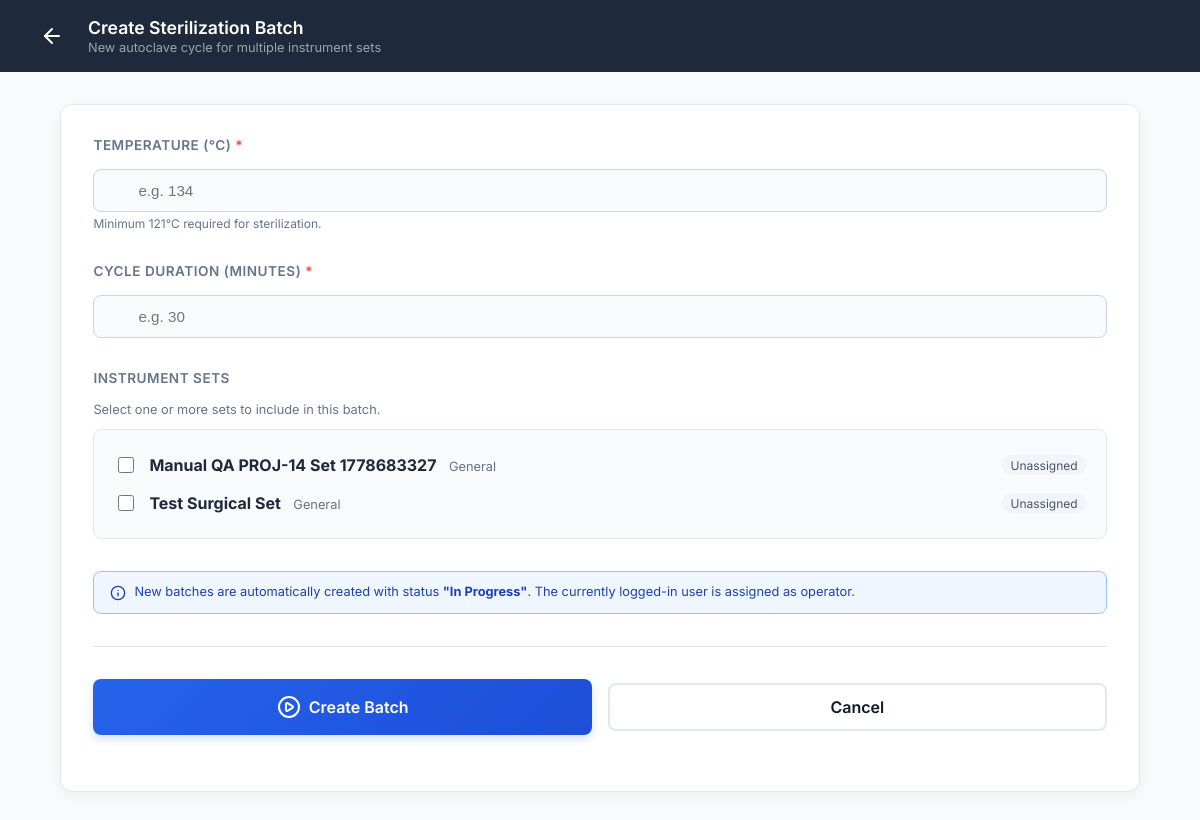
Page /dashboard/cssd/batches/create/ (signed in) on the committed database.
### CSSD_Management_System/models.py (models this page shows, shortened)
class InstrumentSet(models.Model):
    STATE_CHOICES = [
        ('Unassigned', 'Unassigned'),
        ('Requested', 'Requested'),
        ('Collected', 'Collected'),
        ('Cleaned', 'Cleaned'),
        ('Sterilized', 'Sterilized'),
        ('Packed', 'Packed'),
        ('Delivered', 'Delivered'),
    ]
    name = models.CharField(max_length=255, unique=True)
    type = models.CharField(max_length=100)
    quantity = models.IntegerField()
    state = models.CharField(max_length=50, choices=STATE_CHOICES, default='Unassigned')
    created_at = models.DateTimeField(auto_now_add=True)
    updated_at = models.DateTimeField(auto_now=True)

### CSSD_Management_System/views.py (the view)
# urls.py: path('dashboard/cssd/batches/create/', views.cssd_batch_create, name='cssd_batch_create'),
@login_required
@cssd_staff_required
def cssd_batch_create(request):
    if request.method == 'POST':
        form = SterilizationBatchForm(request.POST)
        if form.is_valid():
            batch = form.save(commit=False)
            batch.operator = request.user
            batch.save()
            form.save_m2m()
            messages.success(
                request,
                f'Batch #{batch.id} created with status "{batch.status}".'
            )
            return redirect('cssd_batch_detail', pk=batch.pk)
    else:
        form = SterilizationBatchForm()
    return render(request, 'cssd-batch-create.html', {'form': form})

### CSSD_Management_System/forms.py (shortened to what this page needs)
class SterilizationBatchForm(forms.ModelForm):
    instrument_sets = forms.ModelMultipleChoiceField(
        queryset=InstrumentSet.objects.all(),
        widget=forms.CheckboxSelectMultiple,
        required=False,
        label='Instrument Sets',
        help_text='Select one or more instrument sets to include in this batch.',
    )
    class Meta:
        model = SterilizationBatch
        fields = ['temperature', 'cycle_duration', 'instrument_sets']
        widgets = {
            'temperature': forms.NumberInput(attrs={
                'class': 'form-input', 'placeholder': 'e.g. 134',
                'step': '0.1', 'min': '0', 'id': 'id_temperature',
            }),
            'cycle_duration': forms.NumberInput(attrs={
                'class': 'form-input', 'placeholder': 'Duration in minutes',
                'step': '1', 'min': '1', 'id': 'id_cycle_duration',
            }),
        }
        labels = {
            'temperature': 'Temperature (°C)',
            'cycle_duration': 'Cycle Duration (minutes)',
        }

### CSSD_Management_System/templates/cssd-batch-create.html (shortened to what this page needs)
{% load static %}
<!DOCTYPE html>
<html lang="en">
<head>
  <link rel="stylesheet" href="{% static 'styles.css' %}">
  <link rel="stylesheet" href="{% static 'extended_styles.css' %}">
</head>
<body>
  <div class="dashboard-wrapper theme-blue">
    <nav class="dashboard-nav theme-dark-blue">
      <div class="nav-brand">
        <a href="{% url 'dashboard_router' %}" class="btn-back-icon"><i data-lucide="arrow-left"></i></a>
        <div class="nav-title">
          <h2>Create Sterilization Batch</h2>
          <p>New autoclave cycle for multiple instrument sets</p>
        </div>
      </div>
    </nav>
    <main class="dashboard-main form-main">
      <div class="container-center form-container">
        <form method="POST" id="batch-create-form">
          <div class="form-section">
            <label class="form-label" for="id_temperature">TEMPERATURE (°C) <span style="color:#ef4444;">*</span></label>
            <input type="number" name="temperature" id="id_temperature" class="form-input{% if form.temperature.errors %} input-error{% endif %}"
                   placeholder="e.g. 134" step="0.1" min="0" value="{{ form.temperature.value|default:'' }}" required>
            <p style="font-size:.75rem;color:#64748b;margin-top:.25rem;">Minimum 121°C required for sterilization.</p>
          </div>
          <div class="form-section">
            <label class="form-label" for="id_cycle_duration">CYCLE DURATION (minutes) <span style="color:#ef4444;">*</span></label>
            <input type="number" name="cycle_duration" id="id_cycle_duration" class="form-input{% if form.cycle_duration.errors %} input-error{% endif %}"
                   placeholder="e.g. 30" step="1" min="1" value="{{ form.cycle_duration.value|default:'' }}" required>
          </div>
          <div class="form-section">
            <label class="form-label">INSTRUMENT SETS</label>
            <p style="font-size:.8rem;color:#64748b;margin-bottom:.75rem;">Select one or more sets to include in this batch.</p>
            {% if form.instrument_sets.field.queryset %}
              <div style="border:1px solid #e2e8f0;border-radius:8px;padding:1rem;max-height:260px;overflow-y:auto;background:#f8fafc;">
                {% for iset in form.instrument_sets.field.queryset %}
                  <label style="display:flex;align-items:center;gap:.75rem;padding:.5rem .25rem;cursor:pointer;border-radius:6px;transition:background .15s;"
                         onmouseover="this.style.background='#eff6ff'" onmouseout="this.style.background=''">
                    <input type="checkbox" name="instrument_sets" value="{{ iset.pk }}"
                           id="iset_{{ iset.pk }}"
                           style="width:16px;height:16px;accent-color:#3b82f6;">
                    <span style="flex:1;">
                      <strong style="color:#1e293b;">{{ iset.name }}</strong>
                      <span style="color:#64748b;font-size:.8rem;margin-left:.5rem;">{{ iset.type }}</span>
                    </span>
                    <span style="font-size:.75rem;padding:.15rem .5rem;border-radius:12px;
                      {% if iset.state == 'Unassigned' %}background:#f1f5f9;color:#475569;{% else %}background:#eff6ff;color:#1d4ed8;{% endif %}">
                      {{ iset.state }}
                    </span>
                  </label>
                {% endfor %}
              </div>
            {% endif %}
          </div>
          <div style="background:#eff6ff;border:1px solid #93c5fd;border-radius:8px;padding:.75rem 1rem;font-size:.8rem;color:#1e40af;display:flex;gap:.5rem;align-items:flex-start;margin-bottom:1.5rem;">
            <i data-lucide="info" style="width:16px;height:16px;flex-shrink:0;margin-top:1px;"></i>
            <span>New batches are automatically created with status <strong>"In Progress"</strong>. The currently logged-in user is assigned as operator.</span>
          </div>
          <div class="form-actions">
            <button type="submit" class="btn-submit active" id="btn-create-batch">
              <i data-lucide="play-circle"></i> Create Batch
            </button>
            <a href="{% url 'cssd_batch_list' %}" class="btn-outline" style="text-decoration:none;">Cancel</a>
          </div>
        </form>
      </div>
    </main>
  </div>
</body>
</html>

### CSSD_Management_System/static/styles.css (style rules this page uses)
:root { --color-primary: #2563eb; --color-primary-hover: #1d4ed8; --color-secondary: #0ea5e9; --color-teal: #0d9488; --color-teal-hover: #0f766e; --color-indigo: #4f46e5; --color-success: #10b981; --color-warning-border: #fcd34d; --color-warning-bg: #fffbeb; --color-warning-text: #b45309; --color-text-dark: #0f172a; --color-text-muted: #64748b; --color-text-light: #f8fafc; --bg-gradient-page: linear-gradient(135deg, #f0fdf4 0%, #f1f5f9 50%, #eff6ff 100%); --bg-gradient-header: linear-gradient(90deg, #1e293b 0%, #0f172a 100%); --bg-card: #ffffff; }
html { margin: 0; padding: 0; min-height: 100%; background: var(--bg-gradient-header); }
*, *::before, *::after { box-sizing: border-box; }
body { margin: 0; padding: 0; font-family: 'Inter', -apple-system, BlinkMacSystemFont, 'Segoe UI', Roboto, Helvetica, Arial, sans-serif; background: var(--bg-gradient-page); color: var(--color-text-dark); min-height: 100vh; display: flex; flex-direction: column; overflow-x: hidden; }
h1, h2, h3, h4, h5, h6, p { margin: 0; }
button { cursor: pointer; border: none; background: none; font-family: inherit; }
a { text-decoration: none; color: inherit; }
.form-label { display: block; font-size: 0.875rem; font-weight: 500; color: var(--color-text-dark); margin-bottom: 0.5rem; }
.form-input { width: 100%; padding: 0.75rem 1rem 0.75rem 2.75rem; border: 1px solid #cbd5e1; border-radius: 0.5rem; font-size: 0.95rem; color: var(--color-text-dark); transition: all 0.2s ease; background: #f8fafc; }
.form-actions { display: flex; justify-content: space-between; align-items: center; margin-bottom: 1.5rem; }
.btn-submit { width: 100%; padding: 0.875rem; border-radius: 0.5rem; color: white; font-size: 1rem; font-weight: 600; display: flex; align-items: center; justify-content: center; gap: 0.5rem; transition: all 0.2s ease; box-shadow: 0 4px 6px -1px rgba(37, 99, 235, 0.2); }
.lucide { color: currentColor; }
.dashboard-wrapper { min-height: 100vh; display: flex; flex-direction: column; }
.dashboard-wrapper.theme-blue { background: #f8fafc; }
.dashboard-nav { display: flex; justify-content: space-between; align-items: center; padding: 1rem 2rem; color: white; }
.theme-dark-blue { background-color: #1e293b; }
.nav-brand { display: flex; align-items: center; gap: 1rem; }
.nav-title h2 { font-size: 1.1rem; font-weight: 600; }
.nav-title p { font-size: 0.8rem; color: #9ca3af; margin-top: 0.1rem; }
.dashboard-main { flex: 1; padding: 2rem; display: flex; justify-content: center; align-items: flex-start; }
.btn-submit.active { background: #0f172a; cursor: pointer; }

### rows in the picture
InstrumentSet: name "Manual QA PROJ-14 Set 1778683327", type "General", state "Unassigned"
InstrumentSet: name "Test Surgical Set", type "General", state "Unassigned"
